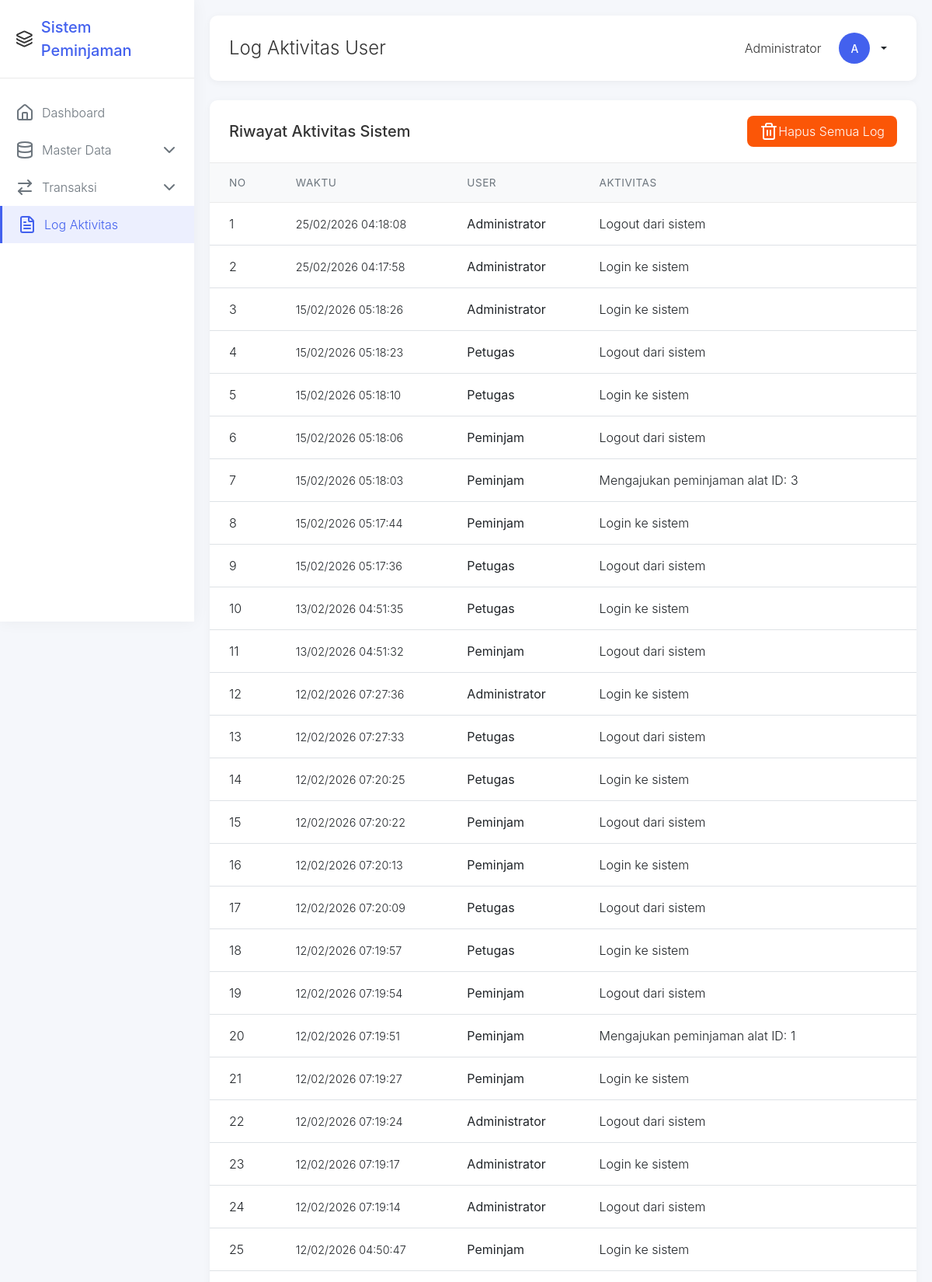
Screenshot of /admin/log_activity.php (signed in, upper part) with the database file from the repository.
### tables this page shows
CREATE TABLE `log_aktivitas` (
  `id` int(11) NOT NULL,
  `user_id` int(11) NOT NULL,
  `aktivitas` varchar(255) NOT NULL,
  `waktu` timestamp NOT NULL DEFAULT current_timestamp()
);

CREATE TABLE `users` (
  `id` int(11) NOT NULL,
  `nama` varchar(100) NOT NULL,
  `username` varchar(50) NOT NULL,
  `password` varchar(255) NOT NULL,
  `role` enum('admin','petugas','peminjam') NOT NULL,
  `created_at` timestamp NOT NULL DEFAULT current_timestamp()
);

### admin/log_activity.php (the view, shortened to what this page needs)
<?php
 $db = new Database();
 $conn = $db->getConnection();
 $stmt = $conn->prepare("SELECT la.*, u.nama FROM log_aktivitas la JOIN users u ON la.user_id = u.id ORDER BY la.waktu DESC");
 $stmt->execute();
 $result = $stmt->get_result();
?>
<!DOCTYPE html>
<html lang="id">
<head>
    <link href="https://cdn.jsdelivr.net/npm/bootstrap@5.3.0/dist/css/bootstrap.min.css" rel="stylesheet">
    <link rel="stylesheet" href="../assets/css/style.css">
</head>
<body>
    <aside class="sidebar" id="sidebar">
        <div class="sidebar-header">
            <i data-lucide="layers"></i>
            <span class="sidebar-logo">Sistem Peminjaman</span>
        </div>
        <nav class="sidebar-menu">
            <a href="dashboard.php" class="menu-item">
                <i data-lucide="home" class="menu-icon"></i>
                <span class="menu-text">Dashboard</span>
            </a>
            <div class="menu-item" data-bs-toggle="collapse" data-bs-target="#masterDataDropdown" aria-expanded="false">
                <i data-lucide="database" class="menu-icon"></i>
                <span class="menu-text">Master Data</span>
                <i data-lucide="chevron-down" class="menu-arrow"></i>
            </div>
            <div class="menu-item" data-bs-toggle="collapse" data-bs-target="#transaksiDropdown" aria-expanded="false">
                <i data-lucide="arrow-right-left" class="menu-icon"></i>
                <span class="menu-text">Transaksi</span>
                <i data-lucide="chevron-down" class="menu-arrow"></i>
            </div>
            <a href="log_activity.php" class="menu-item active">
                <i data-lucide="file-text" class="menu-icon"></i>
                <span class="menu-text">Log Aktivitas</span>
            </a>
        </nav>
    </aside>
    <main class="main-content">
        <div class="top-header">
            <div style="display: flex; align-items: center;">
                <h1 class="page-title">Log Aktivitas User</h1>
            </div>
            <div class="user-profile">
                <span style="margin-right: 10px;"><?php echo $_SESSION['nama']; ?></span>
                <div class="dropdown">
                    <button class="btn btn-sm dropdown-toggle d-flex align-items-center" type="button" id="userDropdown" data-bs-toggle="dropdown" aria-expanded="false">
                        <div class="user-avatar">
                            <?php echo strtoupper(substr($_SESSION['nama'], 0, 1)); ?>
                        </div>
                    </button>
                </div>
            </div>
        </div>
        <div class="table-card">
            <div class="card-header-custom">
                <h5 class="mb-0">Riwayat Aktivitas Sistem</h5>
                <button class="btn-clear" onclick="if(confirm('Apakah Anda yakin ingin menghapus semua log aktivitas?')) window.location='log_activity_clear.php'">
                    <i data-lucide="trash-2"></i> Hapus Semua Log
                </button>
            </div>
            <div class="table-responsive">
                <table class="table table-custom">
                    <thead>
                        <tr>
                            <th>No</th>
                            <th>Waktu</th>
                            <th>User</th>
                            <th>Aktivitas</th>
                        </tr>
                    </thead>
                    <tbody>
                        <?php $no = 1; while ($log = $result->fetch_assoc()): ?>
                        <tr>
                            <td><?php echo $no++; ?></td>
                            <td class="activity-time"><?php echo date('d/m/Y H:i:s', strtotime($log['waktu'])); ?></td>
                            <td class="activity-user"><?php echo $log['nama']; ?></td>
                            <td class="activity-action"><?php echo $log['aktivitas']; ?></td>
                        </tr>
                        <?php endwhile; ?>
                    </tbody>
                </table>
            </div>
        </div>
    </main>
</body>
</html>

### assets/css/style.css (style rules this page uses)
body { font-family: 'Segoe UI', Tahoma, Geneva, Verdana, sans-serif; background-color: #f8f9fa; }
.table { margin-bottom: 0; }
.table th { border-top: none; font-weight: 600; color: #495057; background-color: #f8f9fa; }
.btn { border-radius: 6px; font-weight: 500; transition: all 0.2s ease; }
.btn-sm { padding: 0.375rem 0.75rem; font-size: 0.875rem; }

### admin/log_activity.php (style rules this page uses)
:root { --primary-color: #4361ee; --secondary-color: #3f37c9; --success-color: #06ffa5; --info-color: #00b4d8; --warning-color: #ffbe0b; --danger-color: #fb5607; --light-color: #f8f9fa; --dark-color: #212529; --sidebar-width: 250px; --sidebar-collapsed-width: 70px; }
body { overflow: hidden; font-family: 'Inter', 'Segoe UI', Tahoma, Geneva, Verdana, sans-serif; font-weight: 300; background-color: #f5f7fb; color: #333; }
.sidebar { position: fixed; top: 0; left: 0; height: 100vh; width: var(--sidebar-width); background-color: white; box-shadow: 0 0 20px rgba(0, 0, 0, 0.05); z-index: 1000; transition: all 0.3s ease; }
.sidebar-header { padding: 20px; border-bottom: 1px solid #eaeaea; display: flex; align-items: center; }
.sidebar-logo { font-size: 1.25rem; font-weight: 500; color: var(--primary-color); margin-left: 10px; }
.sidebar-menu { padding: 20px 0; }
.menu-item { padding: 12px 20px; display: flex; align-items: center; color: #6c757d; text-decoration: none; transition: all 0.2s ease; }
.menu-item.active { background-color: rgba(67, 97, 238, 0.1); color: var(--primary-color); border-left: 3px solid var(--primary-color); }
.menu-icon { margin-right: 10px; }
.menu-text { font-weight: 300; }
.main-content { margin-left: var(--sidebar-width); padding: 20px; transition: all 0.3s ease; }
.top-header { background-color: white; padding: 15px 25px; border-radius: 10px; box-shadow: 0 2px 10px rgba(0, 0, 0, 0.05); margin-bottom: 25px; display: flex; justify-content: space-between; align-items: center; }
.page-title { font-size: 1.5rem; font-weight: 300; margin: 0; }
.user-profile { display: flex; align-items: center; }
.user-avatar { width: 40px; height: 40px; border-radius: 50%; background-color: var(--primary-color); color: white; display: flex; align-items: center; justify-content: center; margin-right: 10px; }
.table-card { background-color: white; border-radius: 10px; box-shadow: 0 2px 10px rgba(0, 0, 0, 0.05); overflow: hidden; }
.card-header-custom { padding: 20px 25px; border-bottom: 1px solid #eaeaea; display: flex; justify-content: space-between; align-items: center; }
.btn-clear { background-color: var(--danger-color); color: white; border: none; border-radius: 8px; padding: 8px 16px; font-weight: 300; display: flex; align-items: center; transition: all 0.2s ease; }
.table-custom { margin-bottom: 0; }
.table-custom thead th { border-bottom: 1px solid #eaeaea; font-weight: 400; color: #6c757d; font-size: 0.85rem; text-transform: uppercase; letter-spacing: 0.5px; padding: 15px 25px; }
.table-custom tbody td { padding: 15px 25px; vertical-align: middle; border-top: 1px solid #f1f1f1; }
.activity-time { color: #6c757d; font-size: 0.9rem; }
.activity-user { font-weight: 400; color: #495057; }
.activity-action { color: #333; }
.menu-arrow { margin-left: auto; transition: transform 0.3s ease; }

### rows the page displays
log_aktivitas: waktu "25/02/2026 04:18:08", user.nama "Administrator", aktivitas "Logout dari sistem"
log_aktivitas: waktu "25/02/2026 04:17:58", user.nama "Administrator", aktivitas "Login ke sistem"
log_aktivitas: waktu "15/02/2026 05:18:26", user.nama "Administrator", aktivitas "Login ke sistem"
log_aktivitas: waktu "15/02/2026 05:18:23", user.nama "Petugas", aktivitas "Logout dari sistem"
log_aktivitas: waktu "15/02/2026 05:18:10", user.nama "Petugas", aktivitas "Login ke sistem"
log_aktivitas: waktu "15/02/2026 05:18:06", user.nama "Peminjam", aktivitas "Logout dari sistem"
log_aktivitas: waktu "15/02/2026 05:18:03", user.nama "Peminjam", aktivitas "Mengajukan peminjaman alat ID: 3"
log_aktivitas: waktu "15/02/2026 05:17:44", user.nama "Peminjam", aktivitas "Login ke sistem"
log_aktivitas: waktu "15/02/2026 05:17:36", user.nama "Petugas", aktivitas "Logout dari sistem"
log_aktivitas: waktu "13/02/2026 04:51:35", user.nama "Petugas", aktivitas "Login ke sistem"
log_aktivitas: waktu "13/02/2026 04:51:32", user.nama "Peminjam", aktivitas "Logout dari sistem"
log_aktivitas: waktu "12/02/2026 07:27:36", user.nama "Administrator", aktivitas "Login ke sistem"
log_aktivitas: waktu "12/02/2026 07:27:33", user.nama "Petugas", aktivitas "Logout dari sistem"
log_aktivitas: waktu "12/02/2026 07:20:25", user.nama "Petugas", aktivitas "Login ke sistem"
log_aktivitas: waktu "12/02/2026 07:20:22", user.nama "Peminjam", aktivitas "Logout dari sistem"
log_aktivitas: waktu "12/02/2026 07:20:13", user.nama "Peminjam", aktivitas "Login ke sistem"
log_aktivitas: waktu "12/02/2026 07:20:09", user.nama "Petugas", aktivitas "Logout dari sistem"
log_aktivitas: waktu "12/02/2026 07:19:57", user.nama "Petugas", aktivitas "Login ke sistem"
log_aktivitas: waktu "12/02/2026 07:19:54", user.nama "Peminjam", aktivitas "Logout dari sistem"
log_aktivitas: waktu "12/02/2026 07:19:51", user.nama "Peminjam", aktivitas "Mengajukan peminjaman alat ID: 1"
log_aktivitas: waktu "12/02/2026 07:19:27", user.nama "Peminjam", aktivitas "Login ke sistem"
log_aktivitas: waktu "12/02/2026 07:19:24", user.nama "Administrator", aktivitas "Logout dari sistem"
log_aktivitas: waktu "12/02/2026 07:19:17", user.nama "Administrator", aktivitas "Login ke sistem"
log_aktivitas: waktu "12/02/2026 07:19:14", user.nama "Administrator", aktivitas "Logout dari sistem"
log_aktivitas: waktu "12/02/2026 04:50:47", user.nama "Peminjam", aktivitas "Login ke sistem"

### other values shown
$_SESSION['nama'] "Administrator"
substr($_SESSION['nama'], 0, 1) "A"
